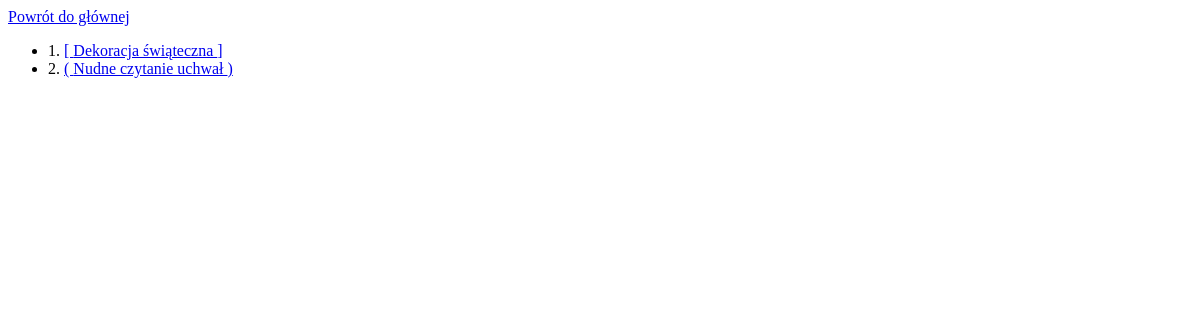
The app's page /shelf/books/, older data.
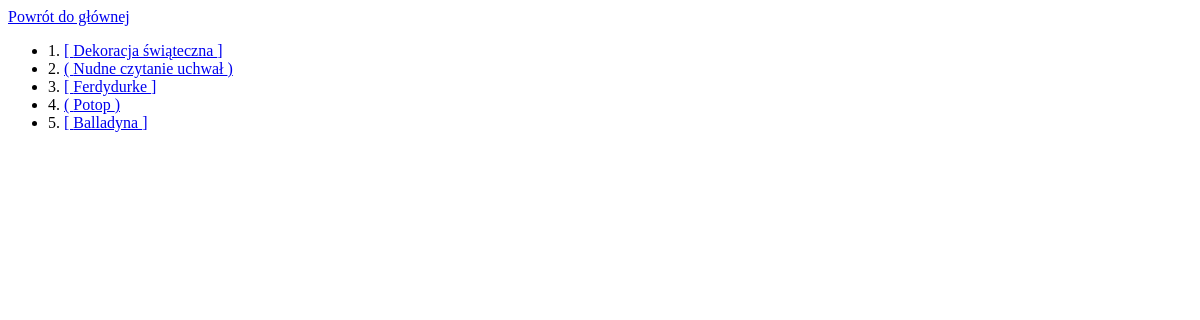
The same page, newer data.
### shelf/models.py (models this page shows, shortened)
class Book(models.Model):
    title = models.CharField(verbose_name=_("Book title"), max_length=100)
    categories = models.ManyToManyField(BookCategory)
    authors = models.ManyToManyField(Author, verbose_name="Authors")

### shelf/views.py (the view)
class BookListView(ListView):
    model = Book

### shelf/templates/shelf/book_list.html
{% extends "base.html" %}
{% block 'content' %}
<ul>
    {% for book in object_list %}
    <li>
        {{forloop.counter}}.
        <a href="{% url 'shelf:book-detail' book.id %}">
            {% cycle '[' '(' %}
            {{ book.title }}
            {% cycle ']' ')' %}
        </a>
    </li>
    {% endfor %}
</ul>
{% endblock %}

Row changes from the older to the newer data that the page shows:
added Book: title "Ferdydurke"
added Book: title "Potop"
added Book: title "Balladyna"
